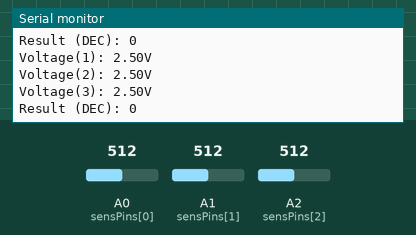
Simulated run of this sketch. Board: Arduino Zero (SAMD21). Shown: the last lines printed to the serial monitor. The inputs (shaded band) are chosen by the test bench; at power-on: A0 (sensPins[0]) = 512, A1 (sensPins[1]) = 512, A2 (sensPins[2]) = 512 (analog values on the 0–1023 scale).

Above: at 1.2 s.
1.3 s: A0 (sensPins[0]) set to 716
At 1.56 s:
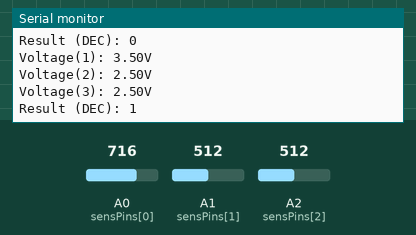
2.8 s: A1 (sensPins[1]) set to 716
At 2.97 s:
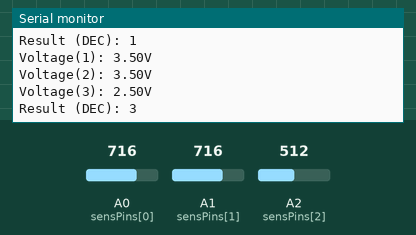
4.3 s: A2 (sensPins[2]) set to 716
At 4.57 s:
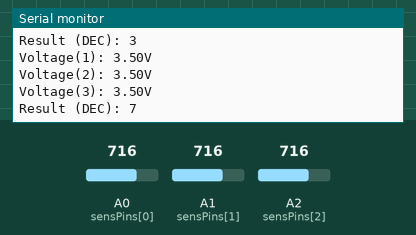
5.8 s: A0 (sensPins[0]) set to 900
7.3 s: A1 (sensPins[1]) set to 900
At 7.58 s:
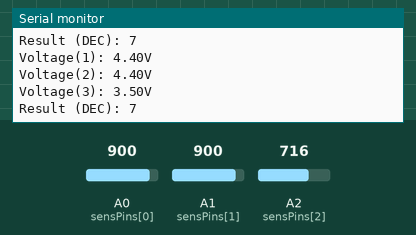
8.8 s: A2 (sensPins[2]) set to 900
At 8.99 s:
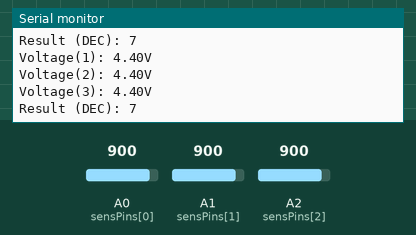
Timing chart, 0 to 11.3 s (numbered marks = the images above; inputs shaded):
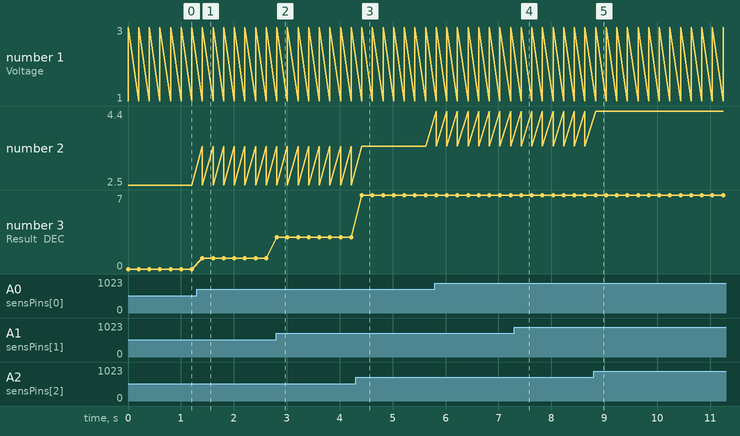

Measured:
- after the input at 1.3 s, the serial monitor: prints a new line after 0.11 s (image 1)
- after the input at 2.8 s, the serial monitor: prints a new line at once (image 2)
- after the input at 4.3 s, the serial monitor: prints a new line after 0.12 s (image 3)
- after the input at 7.3 s, the serial monitor: prints a new line after 0.13 s (image 4)
- after the input at 8.8 s, the serial monitor: prints a new line at once (image 5)
- plotted number 3: 3 → 7 after the input at 4.3 s

The sketch:

opti_linetracker_func.ino
```cpp
constexpr uint8_t NUM_SENS = 3U;
constexpr float VREF = 5.0F;
constexpr float ADC_MAX = 4095.0F;
const uint8_t sensPins[NUM_SENS] = {A0,A1,A2};
const uint8_t sensMask[NUM_SENS] = {0b001,0b010,0b100};

void setup() {
  Serial.begin(9600); // Initialize serial communication
  analogReadResolution(12);
}

int check_line_tracker(float thersholdV){
  uint8_t result = 0;
  for (uint8_t i = 0; i < NUM_SENS; ++i){
    uint16_t counts = analogRead(sensPins[i]);
    float volts = (counts /ADC_MAX) * VREF;
    if (volts >= thersholdV){
      result |= sensMask[i];
    }
    Serial.print(F("Voltage("));
    Serial.print(i + 1);
    Serial.print(F("): "));
    Serial.print(volts,2);
    Serial.print(F("V\n"));
  }
  Serial.print(F("Result (DEC): "));
  Serial.println(result);
  return result;
}
void loop() {
  check_line_tracker(3.0);
  delay(200); // Small delay for stable readings
}
```
